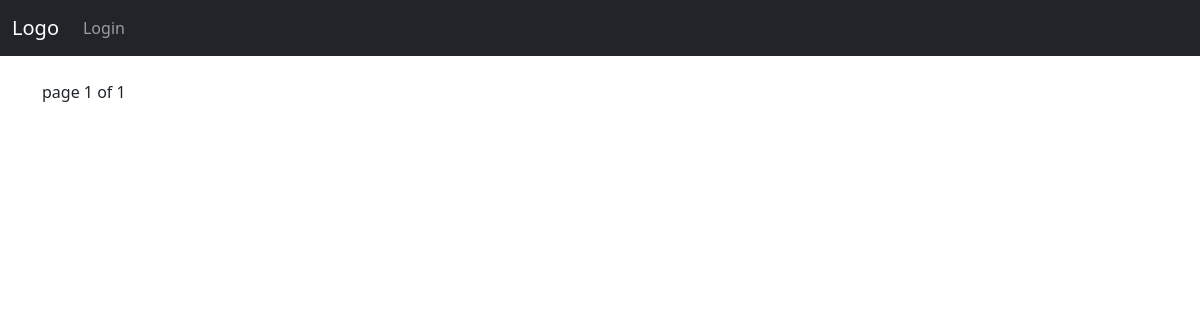
/, run on an earlier commit of the app's database.
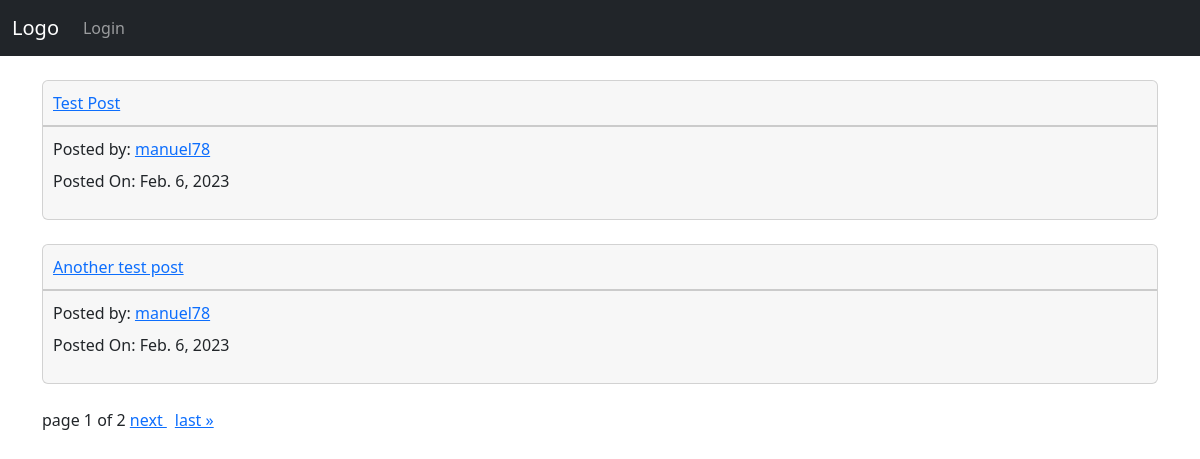
And on a later commit of the database.
### blog/models.py (models this page shows, shortened)
class Post(models.Model):
    title = models.CharField(max_length=255)
    body = models.TextField()
    date_posted = models.DateField(auto_now=True)
    slug = models.SlugField(null=False, unique=True)
    user = models.ForeignKey(User, on_delete=models.CASCADE)

### user/models.py (models this page shows, shortened)
class User(AbstractUser):
    dob = models.DateField(verbose_name='Date of Birth', blank=True, null=True)
    display_email = models.BooleanField(default=False)
    display_dob = models.BooleanField(default=False)
    email_notifications = models.BooleanField(default=False)
    allow_friend_request = models.BooleanField(default=True)
    allow_messages = models.BooleanField(default=True)
    password_reset_token = models.CharField(
        max_length=255, null=True, blank=True)
    slug = models.SlugField(null=False, unique=True)

### blog/views.py (the view)
# urls.py: path('', views.IndexView.as_view(), name='index'),
class IndexView(ListView):
    paginate_by = 2
    context_object_name = 'posts'
    template_name = 'index.html'
    queryset = Post.objects.all().order_by('date_posted')

### blog/templates/index.html (shortened to what this page needs)
{% extends 'base.html' %}
{% block content %}
    {% for post in posts %}
        <div class="mb-4">
            <div class="card">
                <div class="card-header">
                    <a href="{% url 'blog:post' post.user.username post.slug %}">
                        {{ post.title }}
                    </a>
                </div>
                <div class="card-footer">
                    <p class="mb-2">
                        Posted by: <a href="{% url 'user:profile' post.user.slug %}"> {{ post.user.username }} </a>
                    </p>
                    <p>
                        Posted On: {{ post.date_posted }}
                    </p>
                </div>
            </div>
        </div>
    {% endfor %}
    <div class="paginator">
        <span class="step-links">
                <span class="current">
                    page {{ page_obj.number }} of {{ page_obj.paginator.num_pages}}
                </span>
            {% if page_obj.has_next %}
                <a href="?page={{ page_obj.next_page_number }}" class="me-2">
                    next
                </a>
                <a href="?page={{ page_obj.paginator.num_pages }}">
                    last &raquo;
                </a>
            {% endif %}
        </span>
    </div>
{% endblock content%}

### templates/base.html (shortened to what this page needs)
{% load static %}
<!DOCTYPE html>
<html lang="en">
<head>
    <link href="https://cdn.jsdelivr.net/npm/bootstrap@5.2.3/dist/css/bootstrap.min.css" rel="stylesheet">
    <link href="{% static 'css/main.css' %}" rel="stylesheet">
</head>
<body>
    {% include 'headers/header.html' %}
   <div class="container mt-4 mb-4">
        {% block content %}{% endblock content %}
   </div>
</body>
</html>

### templates/headers/header.html (shortened to what this page needs)
<nav class="navbar navbar-expand-md bg-dark navbar-dark">
    <div class="container-fluid">
        <a href="{% url 'blog:index' %}" class="navbar-brand">
            Logo
        </a>
        <div class="collapse navbar-collapse" id="navbar">
            {% if user.is_authenticated %}
                {% include 'headers/authorized-header.html' %}
                {% else %}
                    {% include 'headers/nonauthorized-header.html' %}
                {% endif %}
        </div>
    </div>
</nav>

### templates/headers/nonauthorized-header.html
<div class="navbar-nav">
    <a href="{% url 'user:login' %}" class="nav-link">
        Login
    </a>
</div>

### static/css/main.css (style rules this page uses)
.card-header, .card-body, .card-footer { padding: 10px; }

What changed in the data, as far as the page shows it:
added Post: title "Test Post", user.username "manuel78", date_posted "Feb. 6, 2023"
added Post: title "Another test post", user.username "manuel78", date_posted "Feb. 6, 2023"
Also different on the page:
{{ page_obj.paginator.num_pages }}: "1" → "2"
text now shown: "next last »"
